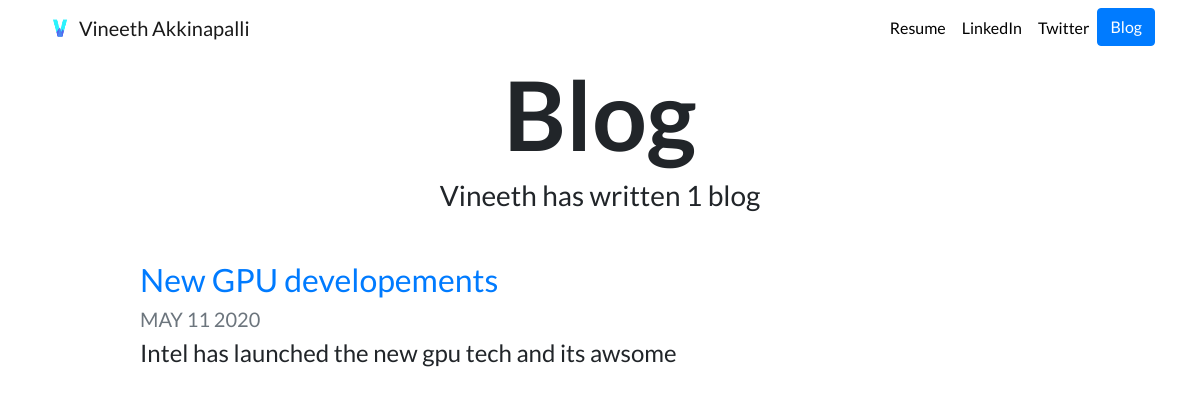
/blog/, run on an earlier commit of the app's database.
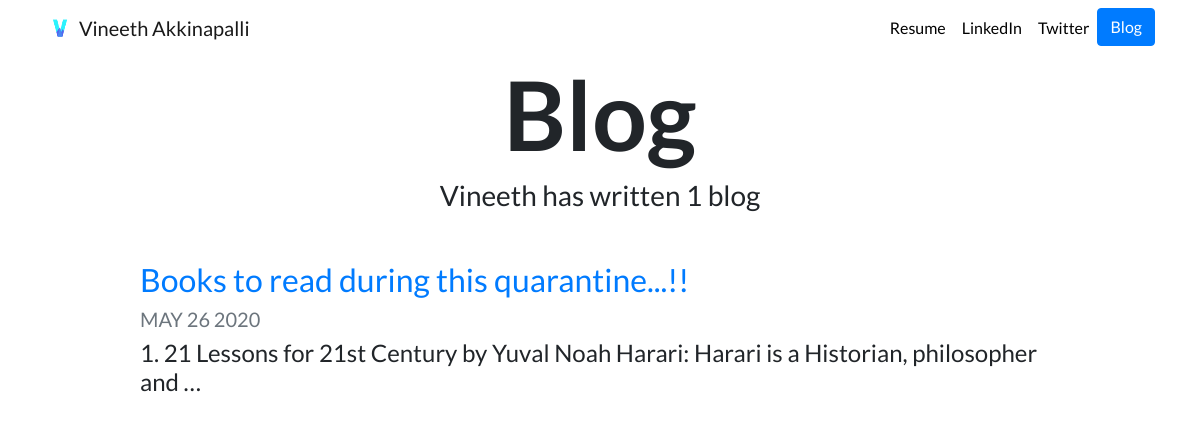
And on a later commit of the database.
### blog/models.py (models this page shows, shortened)
class Blog(models.Model):
    title = models.CharField(max_length=200)
    description = models.TextField()
    date = models.DateField()

### blog/views.py (the view)
# urls.py: path('', views.all_blogs, name='all_blogs'),
def all_blogs(request):
    blogs = Blog.objects.order_by('-date')
    return render(request, 'blog/all_blogs.html', {'blogs':blogs})

### blog/templates/blog/all_blogs.html
{% extends "portfolio/base.html" %}
{% load static %}
{% block content %}
<h1 id="blogtitle" class="font-weight-bold text-center">Blog</h1>
<h3 class="text-center mb-5">Vineeth has written {{ blogs.count }} blog{{ blogs.count|pluralize }}</h3>
{% for blog in blogs %}
<div class="row justify-content-center my-3">
  <div class="col-md-10">
    <a href="{% url 'blog:detail' blog.id %}">
      <h2>{{ blog.title }}</h2>
    </a>
    <h5 class="text-muted">{{ blog.date|date:'M d Y'|upper }}</h5>
    <h4>{{ blog.description|striptags|truncatechars:100 }}</h4>
  </div>
</div>
{% endfor %}
{% endblock %}

### portfolio/templates/portfolio/base.html (shortened to what this page needs)
{% load static %}
<!doctype html>
<html lang="en">
<head>
  <link rel="stylesheet" href="https://stackpath.bootstrapcdn.com/bootstrap/4.4.1/css/bootstrap.min.css">
  <link rel="stylesheet" href="{% static "portfolio/custom.css" %}">
</head>
<body>
  <nav id="topNav" class="navbar navbar-expand-md navbar-light">
    <div class="container">
      <a class="navbar-brand" href="{% url 'home' %}">
        <img src="{% static "portfolio/vineeth_logo.png" %}" width="30" height="30" class="d-inline-block align-top" alt="Vineeth's Logo">
        <span>Vineeth Akkinapalli</span>
      </a>
      <div class="collapse navbar-collapse text-center" id="navbarNav">
        <ul class="navbar-nav ml-auto">
          <li class="nav-item">
            <a class="nav-link" href="{% static "portfolio/Vineeth_Resume.pdf" %}">Resume</a>
          </li>
          <li class="nav-item">
            <a class="nav-link" href="https://www.linkedin.com/in/vineeth-akkinapalli-259aa4b7/" target="_blank">LinkedIn</a>
          </li>
          <li class="nav-item">
            <a class="nav-link" href="https://twitter.com/VAkkinapalli" target="_blank">Twitter</a>
          </li>
          <li>
            <a role="button" href="{% url 'blog:all_blogs' %}" class="btn btn-primary">Blog</a>
          </li>
        </ul>
      </div>
    </div>
  </nav>
  <div class="container">
    {% block content %}{% endblock %}
  </div>
</body>
</html>

### portfolio/static/portfolio/custom.css (style rules this page uses)
.navbar-nav .nav-link { color: rgba(0,0,0,1) !important; }
body { font-family: 'Lato', sans-serif; }
#blogtitle { font-size: 6rem; }

What changed in the data, as far as the page shows it:
removed Blog: title "New GPU developements", date "MAY 11 2020", description "Intel has launched the new gpu tech and its awsome"
added Blog: title "Books to read during this quarantine...!!", date "MAY 26 2020", description "1. 21 Lessons for 21st Century by Yuval Noah Harari: Harari is a Historian, philosopher and …"
